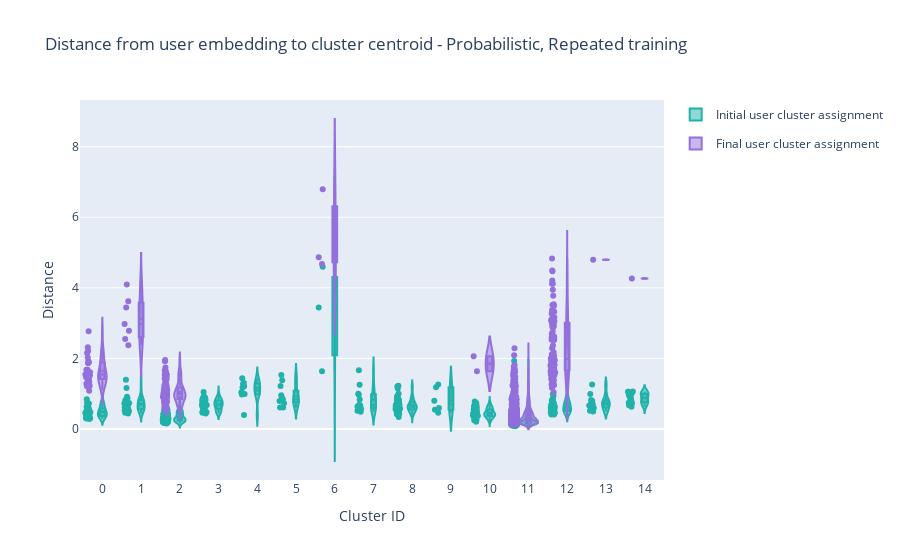

Notebook source saved alongside this figure:
### Code cell
fig = go.Figure()

t_initial, t_final = 1, 100

repeated_training = 1
training_type = 'Repeated training' if repeated_training else 'Single training'

cluster_ids = [c for c in range(num_clusters)]
for clust_id in cluster_ids:
    # Plotting distribution of INITIAL user distance to INITIAL cluster by cluster
    # clust_counts_initial.append((clust_id, df[df.initial_cluster == clust_id].shape[0]))
    fig.add_trace(go.Violin(x=df['initial_cluster'][(df['initial_cluster'] == clust_id) & (df['repeated_training'] == repeated_training)],
                            y=df[f"t_{t_initial}"][(df['initial_cluster'] == clust_id) & (df['repeated_training'] == repeated_training)],
                            legendgroup=f"Initial",
                            name='Initial user cluster assignment',
                            box_visible=True,
                            line_color='lightseagreen',
                            meanline_visible=True,
                            showlegend=(clust_id==0),
                            points="all"
                            ))
    # Plotting distribution of FINAL user distance to FINAL cluster 
    # clust_counts_final.append((clust_id, df[df.final_cluster == clust_id].shape[0]))
    fig.add_trace(go.Violin(x=df['final_cluster'][(df['final_cluster'] == clust_id) & (df['repeated_training'] == repeated_training)],
                            y=df[f"t_{t_final}"][(df['final_cluster'] == clust_id) & (df['repeated_training'] == repeated_training)],
                            legendgroup='Final',
                            name=f"Final user cluster assignment",
                            box_visible=True,
                            line_color='mediumpurple',
                            meanline_visible=True,
                            showlegend=(clust_id==0),
                            points="all"
                            ))
# fig.update_layout(violinmode='group')
fig.update_layout(
    title=f"Distance from user embedding to cluster centroid - {model_names_readable[model]}, {training_type}",
    xaxis_title="Cluster ID",
    yaxis_title="Distance",
    # legend_title="Cluster assignment before v. after ",
    xaxis = dict(ticktext=cluster_ids, tick0=0, dtick=1),
    # legend=dict(yanchor="top", y=0.99, xanchor="left", x=0.01)
)
fig.show()

### Figure 1 — Plotly figure (JSON) as saved in the notebook; plotly's stock layout.template omitted (floating-point values rounded to 4 significant figures; data arrays with more than 128 entries replaced by an {"elided": "..."} marker saying what was removed)
{"data": [{"box": {"visible": true}, "legendgroup": "Initial", "line": {"color": "lightseagreen"}, "meanline": {"visible": true}, "name": "Initial user cluster assignment", "points": "all", "showlegend": true, "type": "violin", "x": [0, 0, 0, 0, 0, 0, 0, 0, 0, 0, 0, 0, 0, 0, 0, 0, 0, 0, 0, 0, 0, 0, 0, 0, 0, 0, 0, 0, 0, 0], "y": [0.7459, 0.3668, 0.3496, 0.6435, 0.6254, 0.5796, 0.4344, 0.7216, 0.2811, 0.5371, 0.7021, 0.3015, 0.5833, 0.4889, 0.4501, 0.8424, 0.4782, 0.3507, 0.7268, 0.4677, 0.5624, 0.3142, 0.3862, 0.4009, 0.2937, 0.4378, 0.4828, 0.4837, 0.4259, 0.3488]}, {"box": {"visible": true}, "legendgroup": "Final", "line": {"color": "mediumpurple"}, "meanline": {"visible": true}, "name": "Final user cluster assignment", "points": "all", "showlegend": true, "type": "violin", "x": [0, 0, 0, 0, 0, 0, 0, 0, 0, 0, 0, 0, 0, 0, 0, 0, 0, 0, 0, 0, 0, 0, 0, 0, 0, 0, 0], "y": [1.539, 1.645, 1.408, 1.466, 1.89, 1.082, 1.484, 2.771, 1.435, 2.024, 2.315, 1.675, 1.43, 1.206, 1.609, 1.22, 2.148, 1.32, 1.862, 1.676, 1.464, 1.514, 2.205, 1.92, 1.588, 1.279, 1.327]}, {"box": {"visible": true}, "legendgroup": "Initial", "line": {"color": "lightseagreen"}, "meanline": {"visible": true}, "name": "Initial user cluster assignment", "points": "all", "showlegend": false, "type": "violin", "x": [1, 1, 1, 1, 1, 1, 1, 1, 1, 1, 1, 1, 1, 1, 1, 1, 1, 1, 1, 1, 1, 1, 1, 1], "y": [1.393, 0.5576, 0.6125, 0.5469, 0.9084, 0.5222, 0.5538, 0.7192, 0.7345, 0.4558, 0.6523, 0.866, 0.8126, 0.6716, 0.5026, 0.5768, 0.6107, 0.7161, 0.7262, 1.158, 0.8621, 0.8313, 0.7985, 0.4344]}, {"box": {"visible": true}, "legendgroup": "Final", "line": {"color": "mediumpurple"}, "meanline": {"visible": true}, "name": "Final user cluster assignment", "points": "all", "showlegend": false, "type": "violin", "x": [1, 1, 1, 1, 1, 1, 1], "y": [2.977, 3.619, 4.095, 3.441, 2.374, 2.546, 2.786]}, {"box": {"visible": true}, "legendgroup": "Initial", "line": {"color": "lightseagreen"}, "meanline": {"visible": true}, "name": "Initial user cluster assignment", "points": "all", "showlegend": false, "type": "violin", "x": {"elided": "149 int values"}, "y": {"elided": "149 float values"}}, {"box": {"visible": true}, "legendgroup": "Final", "line": {"color": "mediumpurple"}, "meanline": {"visible": true}, "name": "Final user cluster assignment", "points": "all", "showlegend": false, "type": "violin", "x": [2, 2, 2, 2, 2, 2, 2, 2, 2, 2, 2, 2, 2, 2, 2, 2, 2, 2, 2, 2, 2, 2, 2, 2, 2, 2, 2, 2, 2, 2, 2, 2, 2, 2, 2, 2, 2, 2, 2, 2, 2, 2, 2, 2, 2, 2, 2, 2, 2, 2, 2, 2, 2, 2, 2, 2, 2, 2, 2, 2, 2, 2, 2, 2, 2, 2, 2, 2, 2, 2, 2, 2, 2, 2, 2, 2, 2, 2, 2, 2, 2, 2, 2], "y": [0.716, 1.163, 0.8959, 1.4, 1.138, 0.6135, 1.562, 1.539, 0.4766, 0.7833, 1.956, 0.6315, 0.9655, 0.9652, 0.8501, 1.041, 1.196, 1.531, 0.7368, 0.8545, 0.973, 1.023, 0.6017, 0.9286, 1.163, 0.8569, 0.7874, 1.027, 1.075, 1.656, 1.228, 1.089, 0.9416, 1.046, 1.091, 0.6581, 1.744, 0.9032, 0.8333, 1.177, 0.7543, 1.64, 1.462, 1.06, 1.106, 1.065, 1.272, 0.8901, 1.165, 1.396, 1.001, 0.9692, 0.6468, 0.6825, 0.9367, 0.6422, 1.028, 1.177, 0.9862, 0.9096, 1.916, 0.7689, 1.024, 0.7046, 1.266, 1.621, 0.9159, 1.221, 0.9328, 1.427, 1.561, 0.6657, 0.8144, 0.9077, 0.5466, 0.8343, 0.9876, 1.107, 0.8969, 0.8813, 0.9376, 0.8904, 1.353]}, {"box": {"visible": true}, "legendgroup": "Initial", "line": {"color": "lightseagreen"}, "meanline": {"visible": true}, "name": "Initial user cluster assignment", "points": "all", "showlegend": false, "type": "violin", "x": [3, 3, 3, 3, 3, 3, 3, 3, 3, 3, 3, 3, 3, 3, 3, 3, 3, 3, 3, 3, 3, 3, 3, 3, 3, 3, 3, 3, 3, 3, 3, 3, 3, 3, 3, 3], "y": [0.8064, 0.4873, 0.4599, 0.8914, 0.5528, 0.6704, 0.826, 0.8727, 0.4697, 0.8162, 0.6086, 0.7653, 0.8747, 0.6743, 0.9224, 1.044, 0.766, 0.4913, 0.8297, 0.7037, 0.5855, 0.6115, 0.4766, 0.7063, 0.6908, 0.7137, 0.4787, 0.753, 0.8068, 0.5014, 0.6463, 0.682, 0.4372, 0.6581, 0.689, 0.8014]}, {"box": {"visible": true}, "legendgroup": "Final", "line": {"color": "mediumpurple"}, "meanline": {"visible": true}, "name": "Final user cluster assignment", "points": "all", "showlegend": false, "type": "violin", "x": [], "y": []}, {"box": {"visible": true}, "legendgroup": "Initial", "line": {"color": "lightseagreen"}, "meanline": {"visible": true}, "name": "Initial user cluster assignment", "points": "all", "showlegend": false, "type": "violin", "x": [4, 4, 4, 4, 4, 4, 4, 4, 4], "y": [0.9874, 1.208, 1.17, 0.3971, 0.9732, 1.436, 1.311, 1.276, 1.039]}, {"box": {"visible": true}, "legendgroup": "Final", "line": {"color": "mediumpurple"}, "meanline": {"visible": true}, "name": "Final user cluster assignment", "points": "all", "showlegend": false, "type": "violin", "x": [], "y": []}, {"box": {"visible": true}, "legendgroup": "Initial", "line": {"color": "lightseagreen"}, "meanline": {"visible": true}, "name": "Initial user cluster assignment", "points": "all", "showlegend": false, "type": "violin", "x": [5, 5, 5, 5, 5, 5, 5, 5, 5, 5, 5, 5], "y": [0.794, 1.216, 0.8067, 0.8669, 0.6091, 0.6036, 0.951, 0.8347, 1.529, 1.377, 0.7258, 0.8529]}, {"box": {"visible": true}, "legendgroup": "Final", "line": {"color": "mediumpurple"}, "meanline": {"visible": true}, "name": "Final user cluster assignment", "points": "all", "showlegend": false, "type": "violin", "x": [], "y": []}, {"box": {"visible": true}, "legendgroup": "Initial", "line": {"color": "lightseagreen"}, "meanline": {"visible": true}, "name": "Initial user cluster assignment", "points": "all", "showlegend": false, "type": "violin", "x": [6, 6, 6], "y": [4.597, 3.444, 1.632]}, {"box": {"visible": true}, "legendgroup": "Final", "line": {"color": "mediumpurple"}, "meanline": {"visible": true}, "name": "Final user cluster assignment", "points": "all", "showlegend": false, "type": "violin", "x": [6, 6, 6], "y": [4.672, 4.869, 6.793]}, {"box": {"visible": true}, "legendgroup": "Initial", "line": {"color": "lightseagreen"}, "meanline": {"visible": true}, "name": "Initial user cluster assignment", "points": "all", "showlegend": false, "type": "violin", "x": [7, 7, 7, 7, 7, 7, 7, 7, 7, 7, 7, 7], "y": [0.9661, 0.9952, 0.5699, 1.25, 0.6638, 1.662, 0.6444, 0.6363, 0.4863, 0.8326, 0.6857, 0.5115]}, {"box": {"visible": true}, "legendgroup": "Final", "line": {"color": "mediumpurple"}, "meanline": {"visible": true}, "name": "Final user cluster assignment", "points": "all", "showlegend": false, "type": "violin", "x": [], "y": []}, {"box": {"visible": true}, "legendgroup": "Initial", "line": {"color": "lightseagreen"}, "meanline": {"visible": true}, "name": "Initial user cluster assignment", "points": "all", "showlegend": false, "type": "violin", "x": [8, 8, 8, 8, 8, 8, 8, 8, 8, 8, 8, 8, 8, 8, 8, 8, 8, 8, 8, 8, 8, 8, 8, 8, 8, 8, 8, 8, 8, 8, 8, 8, 8, 8, 8, 8, 8, 8, 8, 8, 8, 8, 8, 8, 8, 8, 8, 8, 8], "y": [0.7959, 0.8138, 1.202, 0.4298, 0.415, 0.5938, 0.6151, 0.6925, 0.626, 0.8245, 0.6964, 0.7071, 0.9436, 0.4367, 1.227, 0.4458, 0.5847, 0.6292, 0.9073, 1.0, 0.5255, 0.5482, 0.4661, 0.6088, 0.5197, 0.5654, 0.582, 0.338, 0.5352, 0.6511, 0.56, 0.6747, 0.4602, 0.6505, 0.7808, 0.6528, 1.145, 0.876, 0.7452, 0.5721, 0.6627, 0.6446, 0.8299, 0.5443, 0.6248, 0.4714, 0.7012, 0.7087, 0.6222]}, {"box": {"visible": true}, "legendgroup": "Final", "line": {"color": "mediumpurple"}, "meanline": {"visible": true}, "name": "Final user cluster assignment", "points": "all", "showlegend": false, "type": "violin", "x": [], "y": []}, {"box": {"visible": true}, "legendgroup": "Initial", "line": {"color": "lightseagreen"}, "meanline": {"visible": true}, "name": "Initial user cluster assignment", "points": "all", "showlegend": false, "type": "violin", "x": [9, 9, 9, 9, 9, 9], "y": [0.5943, 1.258, 0.7976, 1.184, 0.5407, 0.4551]}, {"box": {"visible": true}, "legendgroup": "Final", "line": {"color": "mediumpurple"}, "meanline": {"visible": true}, "name": "Final user cluster assignment", "points": "all", "showlegend": false, "type": "violin", "x": [], "y": []}, {"box": {"visible": true}, "legendgroup": "Initial", "line": {"color": "lightseagreen"}, "meanline": {"visible": true}, "name": "Initial user cluster assignment", "points": "all", "showlegend": false, "type": "violin", "x": [10, 10, 10, 10, 10, 10, 10, 10, 10, 10, 10, 10, 10, 10, 10, 10, 10, 10, 10, 10, 10, 10, 10, 10, 10, 10, 10, 10, 10, 10, 10, 10, 10, 10, 10, 10, 10, 10, 10, 10, 10, 10, 10, 10, 10, 10, 10, 10, 10, 10, 10, 10, 10, 10, 10, 10, 10, 10], "y": [0.5183, 0.2057, 0.3021, 0.4987, 0.608, 0.3762, 0.338, 0.4209, 0.5476, 0.2902, 0.4039, 0.3993, 0.3121, 0.4218, 0.3596, 0.4492, 0.2497, 0.2509, 0.4119, 0.3693, 0.4053, 0.7796, 0.6553, 0.7344, 0.6076, 0.4057, 0.4658, 0.3868, 0.4338, 0.5185, 0.4764, 0.5161, 0.5459, 0.4682, 0.4393, 0.6186, 0.3775, 0.5367, 0.4252, 0.6391, 0.2868, 0.5698, 0.366, 0.442, 0.4148, 0.3967, 0.3209, 0.3865, 0.6009, 0.4693, 0.6071, 0.679, 0.3671, 0.3615, 0.247, 0.6165, 0.6718, 0.5917]}, {"box": {"visible": true}, "legendgroup": "Final", "line": {"color": "mediumpurple"}, "meanline": {"visible": true}, "name": "Final user cluster assignment", "points": "all", "showlegend": false, "type": "violin", "x": [10, 10], "y": [1.633, 2.06]}, {"box": {"visible": true}, "legendgroup": "Initial", "line": {"color": "lightseagreen"}, "meanline": {"visible": true}, "name": "Initial user cluster assignment", "points": "all", "showlegend": false, "type": "violin", "x": {"elided": "499 int values"}, "y": {"elided": "499 float values"}}, {"box": {"visible": true}, "legendgroup": "Final", "line": {"color": "mediumpurple"}, "meanline": {"visible": true}, "name": "Final user cluster assignment", "points": "all", "showlegend": false, "type": "violin", "x": {"elided": "734 int values"}, "y": {"elided": "734 float values"}}, {"box": {"visible": true}, "legendgroup": "Initial", "line": {"color": "lightseagreen"}, "meanline": {"visible": true}, "name": "Initial user cluster assignment", "points": "all", "showlegend": false, "type": "violin", "x": [12, 12, 12, 12, 12, 12, 12, 12, 12, 12, 12, 12, 12, 12, 12, 12, 12, 12, 12, 12, 12, 12, 12, 12, 12, 12, 12, 12, 12], "y": [0.7341, 0.4692, 0.4864, 0.5077, 0.5476, 0.6791, 0.4092, 0.8365, 0.4574, 0.7243, 0.682, 0.7042, 0.5197, 0.8028, 0.8368, 0.5397, 0.5672, 0.7809, 1.172, 0.9396, 0.6269, 0.501, 0.6262, 0.5964, 0.5007, 0.6934, 0.5616, 0.9799, 0.4117]}, {"box": {"visible": true}, "legendgroup": "Final", "line": {"color": "mediumpurple"}, "meanline": {"visible": true}, "name": "Final user cluster assignment", "points": "all", "showlegend": false, "type": "violin", "x": [12, 12, 12, 12, 12, 12, 12, 12, 12, 12, 12, 12, 12, 12, 12, 12, 12, 12, 12, 12, 12, 12, 12, 12, 12, 12, 12, 12, 12, 12, 12, 12, 12, 12, 12, 12, 12, 12, 12, 12, 12, 12, 12, 12, 12, 12, 12, 12, 12, 12, 12, 12, 12, 12, 12, 12, 12, 12, 12, 12, 12, 12, 12, 12, 12, 12, 12, 12, 12, 12, 12, 12, 12, 12, 12, 12, 12, 12, 12, 12, 12, 12, 12, 12, 12], "y": [1.672, 1.667, 1.648, 1.394, 2.874, 3.149, 2.52, 1.242, 1.826, 3.943, 1.698, 1.835, 2.064, 1.63, 1.882, 1.979, 1.692, 3.118, 1.363, 4.493, 1.82, 1.941, 2.174, 1.652, 1.165, 1.985, 2.113, 1.844, 4.473, 2.896, 1.922, 1.954, 2.528, 3.367, 1.521, 1.933, 2.363, 2.996, 1.263, 1.365, 4.112, 3.08, 3.51, 2.611, 3.536, 2.751, 1.603, 2.699, 3.483, 1.76, 1.489, 3.322, 1.998, 1.556, 1.672, 3.061, 2.525, 2.093, 1.411, 2.074, 1.042, 1.794, 3.266, 3.127, 2.991, 1.4, 4.118, 3.169, 1.8, 1.543, 1.62, 3.773, 2.53, 2.914, 3.122, 1.375, 1.599, 4.211, 1.716, 1.811, 4.834, 2.287, 1.495, 2.598, 1.967]}, {"box": {"visible": true}, "legendgroup": "Initial", "line": {"color": "lightseagreen"}, "meanline": {"visible": true}, "name": "Initial user cluster assignment", "points": "all", "showlegend": false, "type": "violin", "x": [13, 13, 13, 13, 13, 13, 13, 13, 13, 13, 13], "y": [0.6998, 0.4952, 0.6984, 0.6602, 0.9867, 0.7905, 1.26, 0.8218, 0.5118, 0.7709, 0.5935]}, {"box": {"visible": true}, "legendgroup": "Final", "line": {"color": "mediumpurple"}, "meanline": {"visible": true}, "name": "Final user cluster assignment", "points": "all", "showlegend": false, "type": "violin", "x": [13], "y": [4.795]}, {"box": {"visible": true}, "legendgroup": "Initial", "line": {"color": "lightseagreen"}, "meanline": {"visible": true}, "name": "Initial user cluster assignment", "points": "all", "showlegend": false, "type": "violin", "x": [14, 14, 14, 14, 14, 14, 14, 14, 14, 14, 14, 14, 14, 14, 14, 14], "y": [0.9645, 1.015, 0.7925, 0.8596, 0.7425, 1.052, 0.6706, 1.052, 1.06, 0.9743, 0.762, 0.9816, 0.6309, 0.9074, 0.7736, 0.7283]}, {"box": {"visible": true}, "legendgroup": "Final", "line": {"color": "mediumpurple"}, "meanline": {"visible": true}, "name": "Final user cluster assignment", "points": "all", "showlegend": false, "type": "violin", "x": [14], "y": [4.265]}, {"box": {"visible": true}, "legendgroup": "Initial", "line": {"color": "lightseagreen"}, "meanline": {"visible": true}, "name": "Initial user cluster assignment", "points": "all", "showlegend": false, "type": "violin", "x": [], "y": []}, {"box": {"visible": true}, "legendgroup": "Final", "line": {"color": "mediumpurple"}, "meanline": {"visible": true}, "name": "Final user cluster assignment", "points": "all", "showlegend": false, "type": "violin", "x": [], "y": []}, {"box": {"visible": true}, "legendgroup": "Initial", "line": {"color": "lightseagreen"}, "meanline": {"visible": true}, "name": "Initial user cluster assignment", "points": "all", "showlegend": false, "type": "violin", "x": [], "y": []}, {"box": {"visible": true}, "legendgroup": "Final", "line": {"color": "mediumpurple"}, "meanline": {"visible": true}, "name": "Final user cluster assignment", "points": "all", "showlegend": false, "type": "violin", "x": [], "y": []}, {"box": {"visible": true}, "legendgroup": "Initial", "line": {"color": "lightseagreen"}, "meanline": {"visible": true}, "name": "Initial user cluster assignment", "points": "all", "showlegend": false, "type": "violin", "x": [], "y": []}, {"box": {"visible": true}, "legendgroup": "Final", "line": {"color": "mediumpurple"}, "meanline": {"visible": true}, "name": "Final user cluster assignment", "points": "all", "showlegend": false, "type": "violin", "x": [], "y": []}, {"box": {"visible": true}, "legendgroup": "Initial", "line": {"color": "lightseagreen"}, "meanline": {"visible": true}, "name": "Initial user cluster assignment", "points": "all", "showlegend": false, "type": "violin", "x": [], "y": []}, {"box": {"visible": true}, "legendgroup": "Final", "line": {"color": "mediumpurple"}, "meanline": {"visible": true}, "name": "Final user cluster assignment", "points": "all", "showlegend": false, "type": "violin", "x": [], "y": []}, {"box": {"visible": true}, "legendgroup": "Initial", "line": {"color": "lightseagreen"}, "meanline": {"visible": true}, "name": "Initial user cluster assignment", "points": "all", "showlegend": false, "type": "violin", "x": [], "y": []}, {"box": {"visible": true}, "legendgroup": "Final", "line": {"color": "mediumpurple"}, "meanline": {"visible": true}, "name": "Final user cluster assignment", "points": "all", "showlegend": false, "type": "violin", "x": [], "y": []}, {"box": {"visible": true}, "legendgroup": "Initial", "line": {"color": "lightseagreen"}, "meanline": {"visible": true}, "name": "Initial user cluster assignment", "points": "all", "showlegend": false, "type": "violin", "x": [], "y": []}, {"box": {"visible": true}, "legendgroup": "Final", "line": {"color": "mediumpurple"}, "meanline": {"visible": true}, "name": "Final user cluster assignment", "points": "all", "showlegend": false, "type": "violin", "x": [], "y": []}, {"box": {"visible": true}, "legendgroup": "Initial", "line": {"color": "lightseagreen"}, "meanline": {"visible": true}, "name": "Initial user cluster assignment", "points": "all", "showlegend": false, "type": "violin", "x": [], "y": []}, {"box": {"visible": true}, "legendgroup": "Final", "line": {"color": "mediumpurple"}, "meanline": {"visible": true}, "name": "Final user cluster assignment", "points": "all", "showlegend": false, "type": "violin", "x": [], "y": []}, {"box": {"visible": true}, "legendgroup": "Initial", "line": {"color": "lightseagreen"}, "meanline": {"visible": true}, "name": "Initial user cluster assignment", "points": "all", "showlegend": false, "type": "violin", "x": [], "y": []}, {"box": {"visible": true}, "legendgroup": "Final", "line": {"color": "mediumpurple"}, "meanline": {"visible": true}, "name": "Final user cluster assignment", "points": "all", "showlegend": false, "type": "violin", "x": [], "y": []}, {"box": {"visible": true}, "legendgroup": "Initial", "line": {"color": "lightseagreen"}, "meanline": {"visible": true}, "name": "Initial user cluster assignment", "points": "all", "showlegend": false, "type": "violin", "x": [], "y": []}, {"box": {"visible": true}, "legendgroup": "Final", "line": {"color": "mediumpurple"}, "meanline": {"visible": true}, "name": "Final user cluster assignment", "points": "all", "showlegend": false, "type": "violin", "x": [], "y": []}, {"box": {"visible": true}, "legendgroup": "Initial", "line": {"color": "lightseagreen"}, "meanline": {"visible": true}, "name": "Initial user cluster assignment", "points": "all", "showlegend": false, "type": "violin", "x": [], "y": []}, {"box": {"visible": true}, "legendgroup": "Final", "line": {"color": "mediumpurple"}, "meanline": {"visible": true}, "name": "Final user cluster assignment", "points": "all", "showlegend": false, "type": "violin", "x": [], "y": []}], "layout": {"title": {"text": "Distance from user embedding to cluster centroid - Probabilistic, Repeated training"}, "xaxis": {"dtick": 1, "tick0": 0, "ticktext": [0, 1, 2, 3, 4, 5, 6, 7, 8, 9, 10, 11, 12, 13, 14, 15, 16, 17, 18, 19, 20, 21, 22, 23, 24], "title": {"text": "Cluster ID"}}, "yaxis": {"title": {"text": "Distance"}}}}
